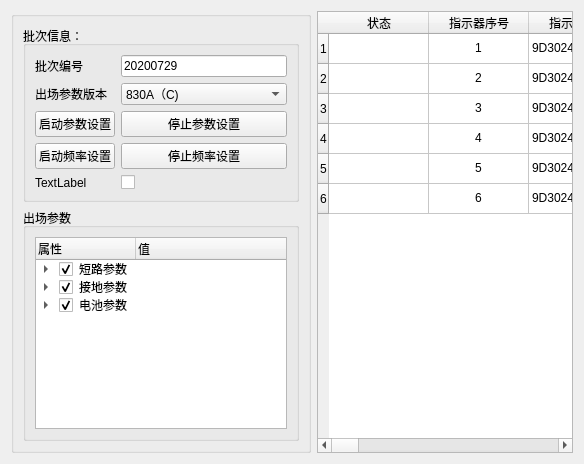
      <widget class="QWidget" name="tab_8">
       <attribute name="title">
        <string>出场设置</string>
       </attribute>
       <layout class="QGridLayout" name="gridLayout_22">
        <item row="0" column="0">
         <widget class="QGroupBox" name="groupBox_19">
          <property name="maximumSize">
           <size>
            <width>300</width>
            <height>16777215</height>
           </size>
          </property>
          <property name="title">
           <string/>
          </property>
          <layout class="QGridLayout" name="gridLayout_18">
           <item row="0" column="0">
            <widget class="QGroupBox" name="groupBox_17">
             <property name="title">
              <string>批次信息：</string>
             </property>
             <layout class="QGridLayout" name="gridLayout_17">
              <item row="0" column="1">
               <widget class="QLineEdit" name="lineEdit_57">
                <property name="text">
                 <string>20200729</string>
                </property>
               </widget>
              </item>
              <item row="2" column="1">
               <widget class="QPushButton" name="pushButton_42">
                <property name="text">
                 <string>停止参数设置</string>
                </property>
               </widget>
              </item>
              <item row="1" column="0">
               <widget class="QLabel" name="label_64">
                <property name="text">
                 <string>出场参数版本</string>
                </property>
               </widget>
              </item>
              <item row="4" column="1">
               <widget class="QCheckBox" name="checkBox_14">
                <property name="text">
                 <string/>
                </property>
               </widget>
              </item>
              <item row="0" column="0">
               <widget class="QLabel" name="label_48">
                <property name="text">
                 <string>批次编号</string>
                </property>
               </widget>
              </item>
              <item row="3" column="1">
               <widget class="QPushButton" name="pushButton_44">
                <property name="text">
                 <string>停止频率设置</string>
                </property>
               </widget>
              </item>
              <item row="4" column="0">
               <widget class="QLabel" name="label_65">
                <property name="text">
                 <string>TextLabel</string>
                </property>
               </widget>
              </item>
              <item row="3" column="0">
               <widget class="QPushButton" name="pushButton_43">
                <property name="text">
                 <string>启动频率设置</string>
                </property>
               </widget>
              </item>
              <item row="1" column="1">
               <widget class="QComboBox" name="comboBox_8">
                <item>
                 <property name="text">
                  <string>830A（C)</string>
                 </property>
                </item>
                <item>
                 <property name="text">
                  <string>830B(C)</string>
                 </property>
                </item>
                <item>
                 <property name="text">
                  <string>830C(C)</string>
                 </property>
                </item>
               </widget>
              </item>
              <item row="2" column="0">
               <widget class="QPushButton" name="pushButton_41">
                <property name="text">
                 <string>启动参数设置</string>
                </property>
               </widget>
              </item>
             </layout>
            </widget>
           </item>
           <item row="1" column="0">
            <widget class="QGroupBox" name="groupBox_18">
             <property name="title">
              <string>出场参数</string>
             </property>
             <layout class="QHBoxLayout" name="horizontalLayout">
              <item>
               <widget class="QTreeWidget" name="treeWidget">
                <column>
                 <property name="text">
                  <string>属性</string>
                 </property>
                </column>
                <column>
                 <property name="text">
                  <string>值</string>
                 </property>
                </column>
                <item>
                 <property name="text">
                  <string>短路参数</string>
                 </property>
                 <property name="checkState">
                  <enum>Checked</enum>
                 </property>
                 <item>
                  <property name="text">
                   <string>短路电流越线</string>
                  </property>
                  <property name="checkState">
                   <enum>Checked</enum>
                  </property>
                  <property name="text">
                   <string>50</string>
                  </property>
                 </item>
                 <item>
                  <property name="text">
                   <string>短路电流零飘</string>
                  </property>
                  <property name="checkState">
                   <enum>Checked</enum>
                  </property>
                  <property name="text">
                   <string>3</string>
                  </property>
                 </item>
                 <item>
                  <property name="text">
                   <string>短路突变电流（A）</string>
                  </property>
                  <property name="checkState">
                   <enum>Checked</enum>
                  </property>
                  <property name="text">
                   <string>1...</string>
                  </property>
                 </item>
                 <item>
                  <property name="text">
                   <string>短路突变时间（ms）</string>
                  </property>
                  <property name="checkState">
                   <enum>Checked</enum>
                  </property>
                  <property name="text">
                   <string>35</string>
                  </property>
                 </item>
                 <item>
                  <property name="text">
                   <string>复归时间</string>
                  </property>
                  <property name="checkState">
                   <enum>Checked</enum>
                  </property>
                  <property name="text">
                   <string>24</string>
                  </property>
                 </item>
                 <item>
                  <property name="text">
                   <string>复归单位（0min,1Hour）</string>
                  </property>
                  <property name="checkState">
                   <enum>Checked</enum>
                  </property>
                  <property name="text">
                   <string>1</string>
                  </property>
                 </item>
                 <item>
                  <property name="text">
                   <string>复位方式（0按延，1自动）</string>
                  </property>
                  <property name="checkState">
                   <enum>Checked</enum>
                  </property>
                  <property name="text">
                   <string>1</string>
                  </property>
                 </item>
                 <item>
                  <property name="text">
                   <string>上电判定时间（s）</string>
                  </property>
                  <property name="checkState">
                   <enum>Checked</enum>
                  </property>
                  <property name="text">
                   <string>5</string>
                  </property>
                 </item>
                 <item>
                  <property name="text">
                   <string>上电复位（s）</string>
                  </property>
                  <property name="checkState">
                   <enum>Checked</enum>
                  </property>
                  <property name="text">
                   <string>20</string>
                  </property>
                 </item>
                 <item>
                  <property name="text">
                   <string>瞬时和永久判定时间（s）</string>
                  </property>
                  <property name="checkState">
                   <enum>Checked</enum>
                  </property>
                  <property name="text">
                   <string>3</string>
                  </property>
                 </item>
                </item>
                <item>
                 <property name="text">
                  <string>接地参数</string>
                 </property>
                 <property name="checkState">
                  <enum>Checked</enum>
                 </property>
                 <item>
                  <property name="text">
                   <string>录波方式（0不录波，1电场下降，2电流突变，3电场下降或电流突变）</string>
                  </property>
                  <property name="checkState">
                   <enum>Checked</enum>
                  </property>
                  <property name="text">
                   <string>3</string>
                  </property>
                 </item>
                 <item>
                  <property name="text">
                   <string>电场阈值</string>
                  </property>
                  <property name="checkState">
                   <enum>Checked</enum>
                  </property>
                  <property name="text">
                   <string>1...</string>
                  </property>
                 </item>
                 <item>
                  <property name="text">
                   <string>电场下降比例（%）</string>
                  </property>
                  <property name="checkState">
                   <enum>Checked</enum>
                  </property>
                  <property name="text">
                   <string>17</string>
                  </property>
                 </item>
                 <item>
                  <property name="text">
                   <string>突变电流（A）</string>
                  </property>
                  <property name="checkState">
                   <enum>Checked</enum>
                  </property>
                  <property name="text">
                   <string>50</string>
                  </property>
                 </item>
                </item>
                <item>
                 <property name="text">
                  <string>电池参数</string>
                 </property>
                 <property name="checkState">
                  <enum>Checked</enum>
                 </property>
                 <property name="text">
                  <string/>
                 </property>
                 <item>
                  <property name="text">
                   <string>电池告警阈值（mV）</string>
                  </property>
                  <property name="checkState">
                   <enum>Checked</enum>
                  </property>
                  <property name="text">
                   <string>3</string>
                  </property>
                 </item>
                 <item>
                  <property name="text">
                   <string>电池报警上报周期（mV）</string>
                  </property>
                  <property name="checkState">
                   <enum>Checked</enum>
                  </property>
                  <property name="text">
                   <string>1</string>
                  </property>
                 </item>
                 <item>
                  <property name="text">
                   <string>校准值</string>
                  </property>
                  <property name="checkState">
                   <enum>Checked</enum>
                  </property>
                  <property name="text">
                   <string>0</string>
                  </property>
                 </item>
                </item>
               </widget>
              </item>
             </layout>
            </widget>
           </item>
          </layout>
         </widget>
        </item>
        <item row="0" column="1">
         <widget class="QTableWidget" name="tableWidget">
          <row>
           <property name="text">
            <string>1</string>
           </property>
          </row>
          <row>
           <property name="text">
            <string>2</string>
           </property>
          </row>
          <row>
           <property name="text">
            <string>3</string>
           </property>
          </row>
          <row>
           <property name="text">
            <string>4</string>
           </property>
          </row>
          <row>
           <property name="text">
            <string>5</string>
           </property>
          </row>
          <row>
           <property name="text">
            <string>6</string>
           </property>
          </row>
          <column>
           <property name="text">
            <string>状态</string>
           </property>
          </column>
          <column>
           <property name="text">
            <string>指示器序号</string>
           </property>
          </column>
          <column>
           <property name="text">
            <string>指示器地址</string>
           </property>
          </column>
          <column>
           <property name="text">
            <string>短路电流越线（A）</string>
           </property>
          </column>
          <column>
           <property name="text">
            <string>短路零飘（A）</string>
           </property>
          </column>
          <column>
           <property name="text">
            <string>短路突变电流（A）</string>
           </property>
          </column>
          <column>
           <property name="text">
            <string>短路突变时间（ms）</string>
           </property>
          </column>
          <column>
           <property name="text">
            <string>复位时间</string>
           </property>
          </column>
          <column>
           <property name="text">
            <string>复位单位（0min,1hour）</string>
           </property>
          </column>
          <column>
           <property name="text">
            <string>复归方式（1按延，2自动）</string>
           </property>
          </column>
          <column>
           <property name="text">
            <string>上电判定时间（s）</string>
           </property>
          </column>
          <column>
           <property name="text">
            <string>上电复归（s）</string>
           </property>
          </column>
          <column>
           <property name="text">
            <string>瞬时和永久延时（s）</string>
           </property>
          </column>
          <column>
           <property name="text">
            <string>瞬时和永久判定延时（s）</string>
           </property>
          </column>
          <column>
           <property name="text">
            <string>录波方式（0不录波，1电场下降，2电流突变，电场下降或电流突变）</string>
           </property>
          </column>
          <column>
           <property name="text">
            <string>电场阈值</string>
           </property>
          </column>
          <column>
           <property name="text">
            <string>电场下降比例（%）</string>
           </property>
          </column>
          <column>
           <property name="text">
            <string>突变电流</string>
           </property>
          </column>
          <column>
           <property name="text">
            <string>电池告警阈值（mV）</string>
           </property>
          </column>
          <column>
           <property name="text">
            <string>校准值</string>
           </property>
          </column>
          <item row="0" column="0">
           <property name="text">
            <string/>
           </property>
           <property name="checkState">
            <enum>Unchecked</enum>
           </property>
          </item>
          <item row="0" column="1">
           <property name="text">
            <string>1</string>
           </property>
           <property name="textAlignment">
            <set>AlignCenter</set>
           </property>
          </item>
          <item row="0" column="2">
           <property name="text">
            <string>9D3024</string>
           </property>
          </item>
          <item row="0" column="3">
           <property name="text">
            <string>0</string>
           </property>
          </item>
          <item row="1" column="0">
           <property name="text">
            <string/>
           </property>
           <property name="checkState">
            <enum>Unchecked</enum>
           </property>
          </item>
          <item row="1" column="1">
           <property name="text">
            <string>2</string>
           </property>
           <property name="textAlignment">
            <set>AlignCenter</set>
           </property>
          </item>
          <item row="1" column="2">
           <property name="text">
            <string>9D3024</string>
           </property>
          </item>
          <item row="1" column="3">
           <property name="text">
            <string>0</string>
           </property>
          </item>
          <item row="2" column="0">
           <property name="text">
            <string/>
           </property>
           <property name="checkState">
            <enum>Unchecked</enum>
           </property>
          </item>
          <item row="2" column="1">
           <property name="text">
            <string>3</string>
           </property>
           <property name="textAlignment">
            <set>AlignCenter</set>
           </property>
          </item>
          <item row="2" column="2">
           <property name="text">
            <string>9D3024</string>
           </property>
          </item>
          <item row="2" column="3">
           <property name="text">
            <string>0</string>
           </property>
          </item>
          <item row="3" column="0">
           <property name="text">
            <string/>
           </property>
           <property name="checkState">
            <enum>Unchecked</enum>
           </property>
          </item>
          <item row="3" column="1">
           <property name="text">
            <string>4</string>
           </property>
           <property name="textAlignment">
            <set>AlignCenter</set>
           </property>
          </item>
          <item row="3" column="2">
           <property name="text">
            <string>9D3024</string>
           </property>
          </item>
          <item row="3" column="3">
           <property name="text">
            <string>0</string>
           </property>
          </item>
          <item row="4" column="0">
           <property name="text">
            <string/>
           </property>
           <property name="checkState">
            <enum>Unchecked</enum>
           </property>
          </item>
          <item row="4" column="1">
           <property name="text">
            <string>5</string>
           </property>
           <property name="textAlignment">
            <set>AlignCenter</set>
           </property>
          </item>
          <item row="4" column="2">
           <property name="text">
            <string>9D3024</string>
           </property>
          </item>
          <item row="4" column="3">
           <property name="text">
            <string>0</string>
           </property>
          </item>
          <item row="5" column="0">
           <property name="text">
            <string/>
           </property>
           <property name="checkState">
            <enum>Unchecked</enum>
           </property>
          </item>
          <item row="5" column="1">
           <property name="text">
            <string>6</string>
           </property>
           <property name="textAlignment">
            <set>AlignCenter</set>
           </property>
          </item>
          <item row="5" column="2">
           <property name="text">
            <string>9D3024</string>
           </property>
          </item>
          <item row="5" column="3">
           <property name="text">
            <string>0</string>
           </property>
          </item>
         </widget>
        </item>
       </layout>
      </widget>
